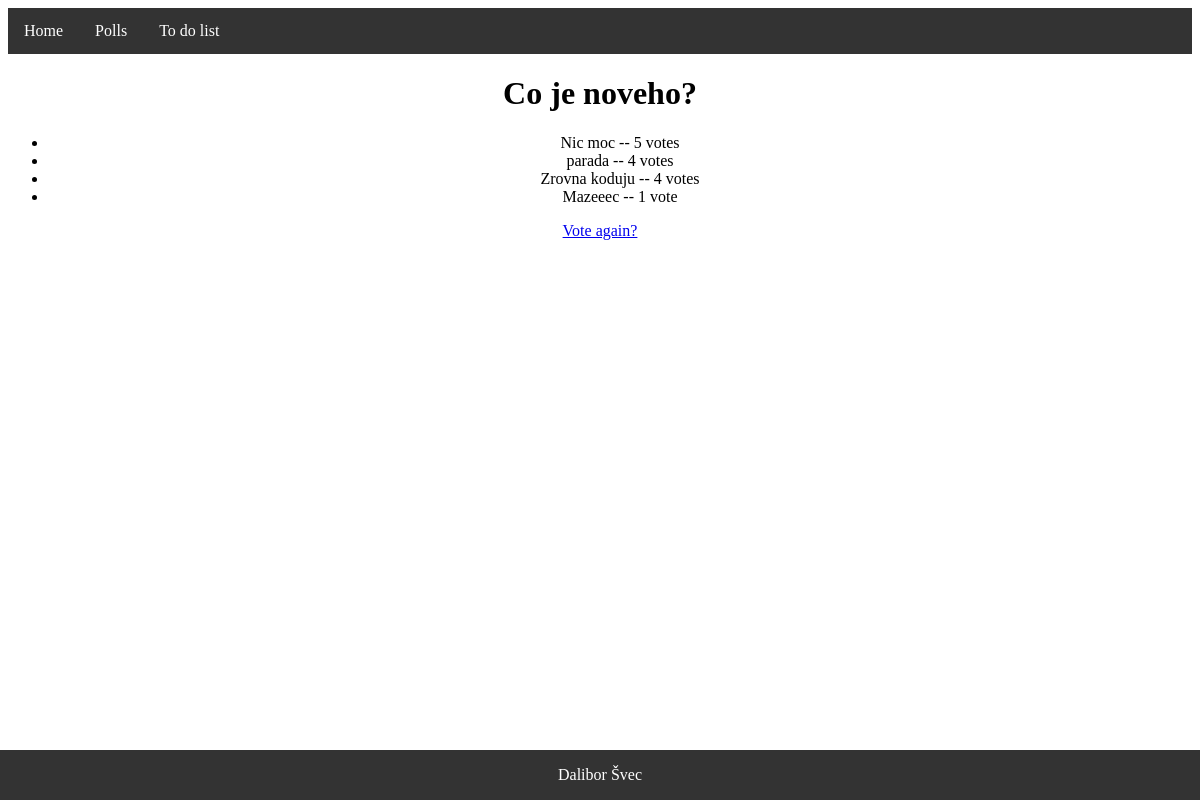
/polls/1/results/, run on an earlier commit of the app's database.
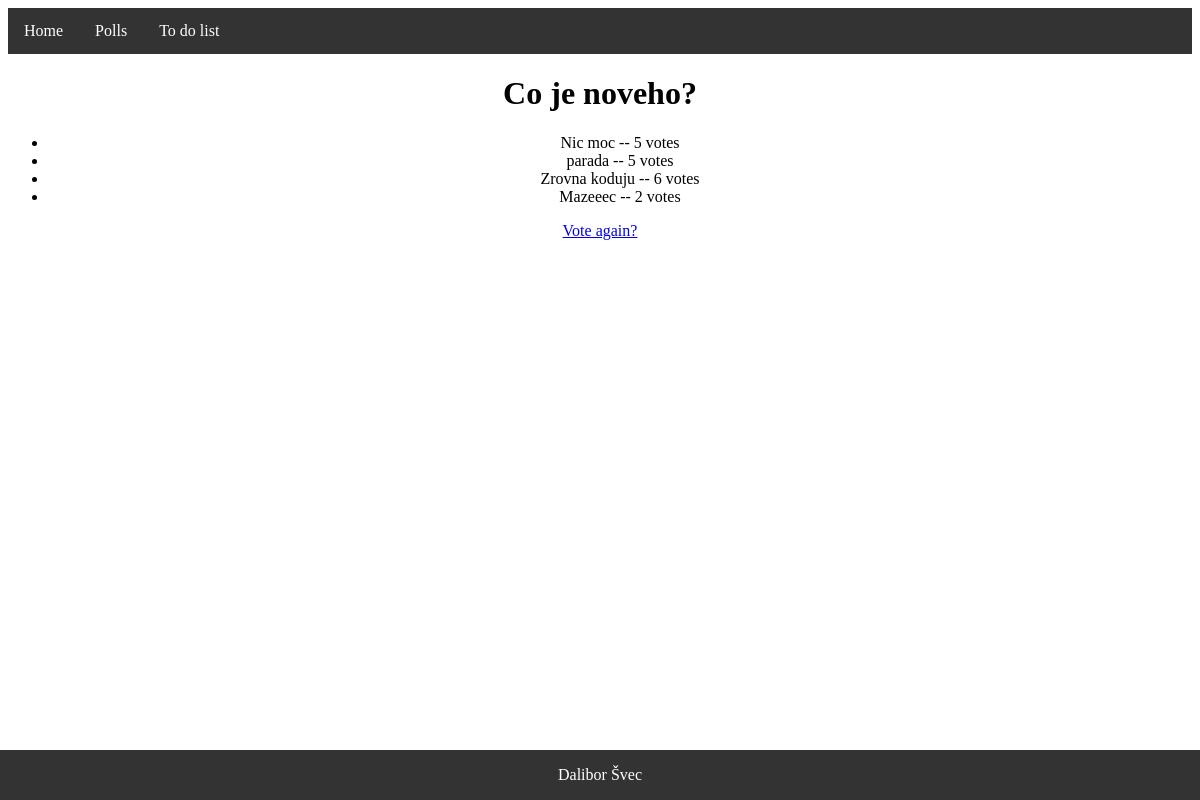
And on a later commit of the database.
### polls/models.py (models this page shows, shortened)
class Question(models.Model):
    question_text = models.CharField(max_length=200)
    pub_date = models.DateTimeField('date published')
    def was_published_recently(self):
        now = timezone.now()
        return now - datetime.timedelta(days=1) <= self.pub_date <= now
    was_published_recently.admin_order_field = 'pub_date'
    was_published_recently.boolean = True
    was_published_recently.short_description = 'Published recently?'

class Choice(models.Model):
    question = models.ForeignKey(Question, on_delete=models.CASCADE)
    choice_text = models.CharField(max_length=200)
    votes = models.IntegerField(default=0)

### polls/views.py (the view)
# urls.py: path('<int:pk>/results/', views.ResultsView.as_view(), name='results'),
class ResultsView(generic.DetailView):
    model = Question
    template_name = 'polls/results.html'

### polls/templates/polls/results.html
{% extends 'main_page.html'%}
{% block content %}
<h1>{{ question.question_text }}</h1>
<ul>
{% for choice in question.choice_set.all %}
    <li>{{ choice.choice_text }} -- {{ choice.votes }} vote{{ choice.votes|pluralize }}</li>
{% endfor %}
</ul>
<a href="{% url 'polls:detail' question.id %}">Vote again?</a>
{% endblock%}

### templates/main_page.html (shortened to what this page needs)
<!DOCTYPE html>
<html>
<head>
</head>
<body>
<ul class='navbar'>
  <li class='navbar-item'><a href="http://127.0.0.1:8000/">Home</a></li>
  <li class='navbar-item'><a href="http://127.0.0.1:8000/polls">Polls</a></li>
  <li class='navbar-item'><a href="http://127.0.0.1:8000/todo">To do list</a></li>
</ul>
<div id='content'>
    {% block content %}{% endblock %}
</div>
<div class="footer">
  <p>Dalibor Švec</p>
</div>
</body>
</html>

### templates/main_page.html (style rules this page uses)
.navbar { list-style-type: none; margin: 0; padding: 0; overflow: hidden; background-color: #333; }
.navbar-item { float: left; }
.navbar-item a { display: block; color: white; text-align: center; padding: 14px 16px; text-decoration: none; }
.footer { position: fixed; left: 0; bottom: 0; width: 100%; background-color: #333; color: white; text-align: center; }
#content { text-align: center; background-color: #1000; }

What changed in the data, as far as the page shows it:
changed Choice "parada": votes "4" → "5"
changed Choice "Zrovna koduju": votes "4" → "6"
changed Choice "Mazeeec": votes "1" → "2"
